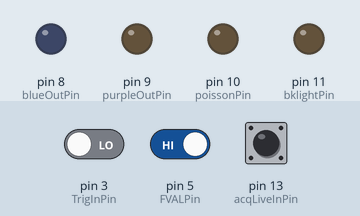
The sketch below on a simulated Arduino Uno, built with avr-gcc and run on an emulated ATmega328P. Parts: output pins drawn as LEDs (lit = HIGH). Dashed ring = blinking. The inputs (shaded band) are chosen by the test bench; at power-on: pin 13 (acqLiveInPin) LOW, pin 3 (TrigInPin) LOW, pin 5 (FVALPin) HIGH. Random numbers use the default seed unless the sketch sets one.

Above: at 1.2 s.
1.3 s: pin 13 (acqLiveInPin) driven HIGH
At 1.68 s:
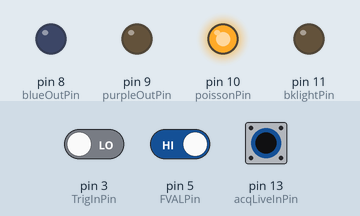
4.3 s: pin 3 (TrigInPin) driven HIGH
At 5.11 s:
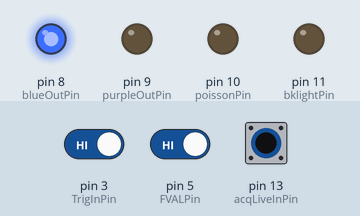
7.3 s: pin 5 (FVALPin) driven LOW
At 7.49 s:
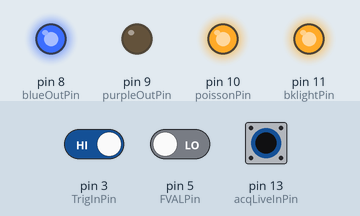
10.3 s: pin 13 (acqLiveInPin) driven LOW
At 10.7 s:
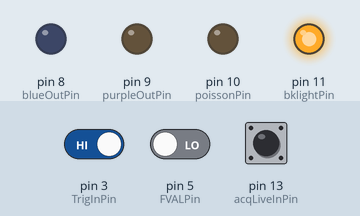
11.8 s: pin 13 (acqLiveInPin) pulsed HIGH 5 times (0.12 s each, 0.3 s apart)
At 12.46 s:
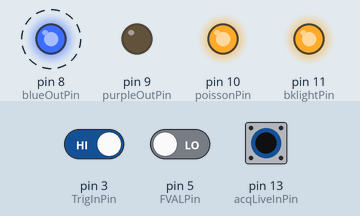
Timing chart, 0 to 14.8 s (numbered marks = the images above; inputs shaded):
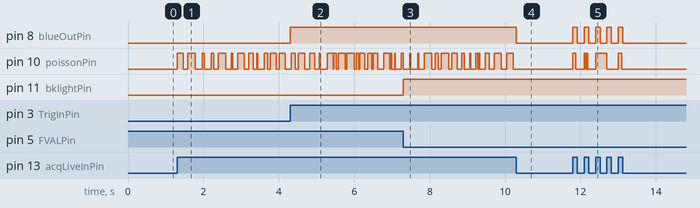

The sketch:

bluePurpleAlternateWithFlipperBklightRolling.ino
```cpp
const bool acqLiveMode = 1; //1 to evoke this code only when acqLive signal is on, 0 to ignore acqLive signal
const int camrate = 2; //frame rate of camera [Hz] (used only in debugMode)
const int duration = 1000 / camrate; //[ms]
int tmod;

const int FVALPin = 5; //FIXED "Frame Valid" in TSI-IOBOB2
const int TrigInPin = 3; //FIXED "Trig In" in TSI-IOBOB2 or "tlExposeClock" from NIDAQ
//const int PCOinPin = 4;//2;    //FIXED pin for "all lines exposing" specified in TSI-IOBOB2
const int acqLiveInPin = 13;//5;       // pin for acqLive from Timeline
const int extraGndPin = 1;       //

const int blueOutPin = 8;//9;       // pin for blue's Gate1
const int purpleOutPin = 9;//4;       // pin for purple's Gate1
const int poissonPin = 10;          //pin for "flipper"
const int bklightPin = 11; //pin for backlight control 23/4/20

const int minPoissonDur = 10; //ms
const int maxPoissonDur = 200; //ms

bool flipflopState = 0;         // current state of the alternation
//bool lastPCOstate = 0;
//bool currentPCOstate = 0;
bool lastAcqLiveState = 0;
bool currentAcqLiveState = 0;
// internal variables
bool currentBlueInternalState = 0;
bool currentPurpleInternalState = 0;
// output to LED
bool currentBlueOutState = 0;
bool currentPurpleOutState = 0;

unsigned long lastFlipTime = 0;
unsigned long timeNow = 0;
unsigned long poissonStateDur = 0;
int currentPoissonState = 0;
bool currentTrigInstate = 0;
bool lastTrigInstate = 0;
bool currentFVALstate = 0;
bool lastFVALstate = 0;


void setup() {
  // put your setup code here, to run once:
  pinMode(FVALPin, INPUT);
  pinMode(TrigInPin, INPUT); //NOT OUTPUT
  //pinMode(PCOinPin, INPUT);
  pinMode(blueOutPin, OUTPUT);
  pinMode(purpleOutPin, OUTPUT);
  pinMode(acqLiveInPin, INPUT);
  pinMode(bklightPin, OUTPUT);
  digitalWrite(bklightPin, LOW);
  pinMode(extraGndPin, OUTPUT);
  digitalWrite(extraGndPin, LOW);

  pinMode(poissonPin, OUTPUT);
  digitalWrite(poissonPin, LOW);
  currentPoissonState = LOW;
  poissonStateDur = random(minPoissonDur, maxPoissonDur);
  lastFlipTime = millis();
}

void loop() {
  // put your main code here, to run repeatedly:

  currentAcqLiveState = digitalRead(acqLiveInPin);
  timeNow = millis();

  //    if (currentAcqLiveState == HIGH & lastAcqLiveState == LOW) {
  //      flipflopState = 1; // guarantee that color is blue on first frame when acquisition starts.
  //         }


  if (lastAcqLiveState == LOW) { //fixed 9/6/20
          flipflopState = 1; // guarantee that color is blue on first frame when acquisition starts.
             }
    lastAcqLiveState = currentAcqLiveState;


    //code for blue/purple LEDs
    currentTrigInstate = digitalRead(TrigInPin);
    if (currentTrigInstate == HIGH & lastTrigInstate == LOW) {
      digitalWrite(bklightPin, LOW);
      flipflopState = (flipflopState + 1) % 2;

      if (flipflopState == 0) {
        currentBlueInternalState = 1;
        currentPurpleInternalState = 0;
      } else {
        currentBlueInternalState = 0;
        currentPurpleInternalState = 1;
      }
    }
    lastTrigInstate = currentTrigInstate;


    // code for backlight
    currentFVALstate = digitalRead(FVALPin);
    if (currentFVALstate == LOW & lastFVALstate == HIGH) {
      digitalWrite(bklightPin, HIGH); //24/4/20
    // needs fixing. when camera is not plugged, this condition is not evoked

      // turn off LEDs when screen is ON (not necessary but nicer)
      //currentBlueInternalState = 0;  //16/6/20 commented out
      //currentPurpleInternalState = 0; //16/6/20 commented out
    }
    lastFVALstate = currentFVALstate;


    //code for flipper
    if (currentAcqLiveState == HIGH && (timeNow - lastFlipTime) > poissonStateDur) {
      lastFlipTime = timeNow;
      if (currentPoissonState == LOW) {
        currentPoissonState = HIGH;
      } else {
        currentPoissonState = LOW;
      }
      digitalWrite(poissonPin, currentPoissonState);
      poissonStateDur = random(minPoissonDur, maxPoissonDur);
    } else if (timeNow < lastFlipTime) {
      // this can only happen when the millis() function wraps around at the limit of the unsigned long datatype
      lastFlipTime = 1; // pretend we flipped at 1
    }


    // turn LED only when liveAcq is ON
    digitalWrite(blueOutPin, currentBlueInternalState & currentAcqLiveState);
    digitalWrite(purpleOutPin, currentPurpleInternalState & currentAcqLiveState);

    currentBlueOutState = digitalRead(blueOutPin);
    currentPurpleOutState = digitalRead(purpleOutPin);

    delayMicroseconds(50);
  }
```

Measured:
- after the input at 1.3 s, pin 10 (poissonPin): LOW → HIGH at once, → LOW 0.17 s later, → HIGH 0.11 s later, → LOW 0.20 s later, … (24 changes in this stretch)
- after the input at 4.3 s, pin 8 (blueOutPin): LOW → HIGH at once
- after the input at 7.3 s, pin 11 (bklightPin): LOW → HIGH at once
- after the input at 10.3 s, pin 8 (blueOutPin): HIGH → LOW at once
- after the input at 11.8 s, pin 8 (blueOutPin): alternates HIGH for 0.12 s and LOW for 0.18 s, 10 changes in all, then stays LOW, starting at once
